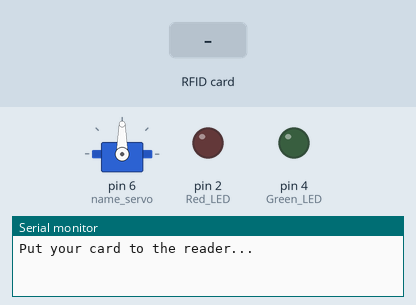
Recording of a sketch running on a simulated Arduino Uno, built with avr-gcc and run on an emulated ATmega328P. On the bench: servo, output pins drawn as LEDs (lit = HIGH), the last lines printed to the serial monitor. The inputs (shaded band) are chosen by the test bench. Pins used as bus, display or sensor lines are not drawn.

Above: at 1.2 s.
1.3 s: RFID card 14 36 EA 2B held to the reader
At 2.5 s:
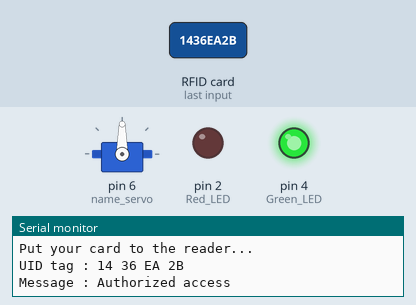
At 4.0 s:
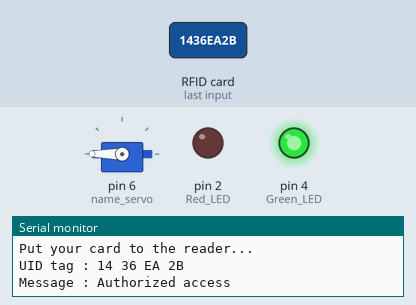
4.3 s: RFID card 5E 7A 19 C4 held to the reader
At 6.1 s:
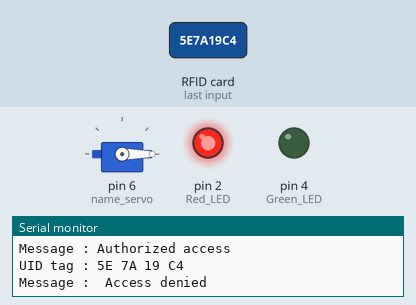
Timing chart, 0 to 8.2 s (numbered marks = the images above; inputs shaded):
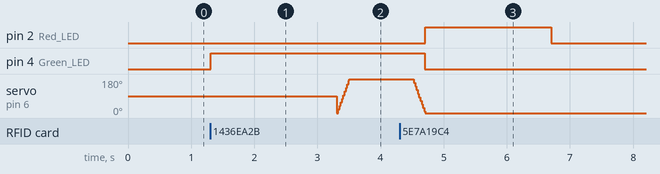

The sketch:

NFC_servo.ino
```cpp
#include <SPI.h>
#include <MFRC522.h>
               #include <Servo.h>
                Servo name_servo;
#define SS_PIN 10
#define RST_PIN 9

                int Red_LED = 2;
                int Green_LED = 4;
#define ACCESS_DELAY 2000
#define DENIED_DELAY 1000
                int servo_position = 0; // Servo motor position
MFRC522 mfrc522(SS_PIN, RST_PIN);   // Create MFRC522 instance.

void setup()
{
  Serial.begin(9600);   // Initiate a serial communication
  SPI.begin();          // Initiate  SPI bus
  mfrc522.PCD_Init();   // Initiate MFRC522
                  pinMode(Green_LED , OUTPUT);
                  pinMode(Red_LED , OUTPUT);
  Serial.println("Put your card to the reader...");
  Serial.println();
                name_servo.attach (6); // Pin of servo motor
}
void loop()
{
  // Look for new cards
  if ( ! mfrc522.PICC_IsNewCardPresent())
  {
    return;
  }
  // Select one of the cards
  if ( ! mfrc522.PICC_ReadCardSerial())
  {
    return;
  }
  //Show UID on serial monitor
  Serial.print("UID tag :");
  String content= "";
  byte letter;
  for (byte i = 0; i < mfrc522.uid.size; i++)
  {
     Serial.print(mfrc522.uid.uidByte[i] < 0x10 ? " 0" : " ");
     Serial.print(mfrc522.uid.uidByte[i], HEX);
     content.concat(String(mfrc522.uid.uidByte[i] < 0x10 ? " 0" : " "));
     content.concat(String(mfrc522.uid.uidByte[i], HEX));
  }
  Serial.println();
  Serial.print("Message : ");
  content.toUpperCase();
  if (content.substring(1) == "14 36 EA 2B") //change here the UID of the card/cards that you want to give access
  {
    Serial.println("Authorized access");
    Serial.println();
              delay(1);
              digitalWrite(Green_LED , HIGH);


    delay(ACCESS_DELAY);

                    for (servo_position = 0; servo_position <= 180; servo_position++)
                    {
                      name_servo.write(servo_position);
                      delay(1);
                    }
                    delay(1000);
                    for (servo_position = 180; servo_position >= 0; servo_position--)
                    {
                      name_servo.write(servo_position);
                      delay(1);
                    }
                    digitalWrite(Green_LED , LOW);
  }

 else   {
    Serial.println(" Access denied");
               digitalWrite(Red_LED , HIGH);
               delay(1000);
    delay(DENIED_DELAY);
               digitalWrite(Red_LED , LOW);

  }
}
```

Measured:
- after the input at 1.3 s, pin 4 (Green_LED): LOW → HIGH at once
- after the input at 4.3 s, pin 2 (Red_LED): LOW → HIGH after 0.40 s, → LOW 2.0 s later
